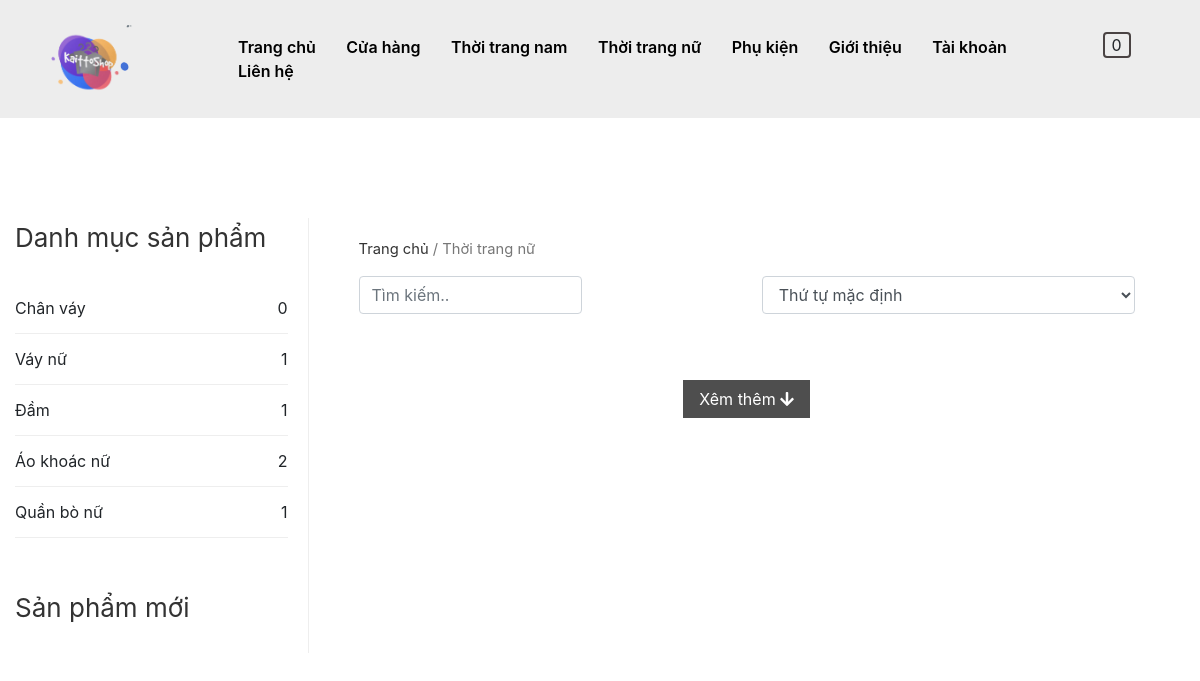
The app's page /?controller=thoi-trang-nu with its own data.
### tables this page shows
CREATE TABLE `catalog` (
  `id` int(11) NOT NULL,
  `parent_id` int(11) NOT NULL,
  `name` varchar(200) NOT NULL
);

### index.php (called while the page is built)
<?php include('controller/route.php') ?>

### models/db.php (called while the page is built, shortened)
<?php
	 class db{
		private $host ='localhost';
		private $user ='root';
		private $pass = '';
		private $database = "kaittoshop";
		public function connect(){
			$this->conn = new mysqli($this->host,$this->user,$this->pass,$this->database);
			if(!$this->conn){
				die;
			}else{
				mysqli_set_charset($this->conn,'utf8');
				return $this->conn;
			}
		}
	}
?>

### models/userModel.php (called while the page is built, shortened)
<?php
	include "db.php";
	class userModel extends db
	{
			public function show_all_catalog_by_catalogparent($thoitrang){
				$sql = "SELECT catalog.*,count(product.catalog_id) counts FROM catalog LEFT JOIN product ON product.catalog_id = catalog.id  LEFT JOIN catalog_paren ON catalog_paren.id = catalog.parent_id WHERE catalog_paren.name='$thoitrang' GROUP by product.catalog_id ";
				$data=$this->connect()->query($sql);
				return $data;
			}
	}
 ?>

### views/user/layout/danhmuc.php (the view, shortened to what this page needs)
<div class="col-md-3 main-left">
	<h2>Danh mục sản phẩm</h2>
	<ul>
		<?php
		while ($row = $catalog->fetch_assoc()) {  ?>
			<li><p onclick="changeDM(<?=$row['id']?>)" style="display: inline;cursor: pointer;"><?=$row['name']?></p>
			<span><?=$row['counts']?></span></li>
		<?php } ?>
	</ul>
	<div class="vip">
		<h2>Sản phẩm mới</h2>
	</div>
</div>

### public/css/style.css (style rules this page uses)
* { margin: 0; padding: 0; list-style-type: none; text-decoration: none; }
.col-md-3 { padding-left: 0px !important; }

### public/css/tatcahang.css (style rules this page uses)
#main .main-left { padding: 0px 20px; }
#main .main-left h2 { font-size: 1.625rem; margin-bottom: .7em; color: #333333; font-weight: 400; margin-bottom: 1em; line-height: 1.5; }
#main .main-left ul li { padding: 13px 0px; border-bottom: 1px solid #eee; }
#main .main-left ul li span { float: right; }
#main .vip { margin-top: 50px; }

### records on screen
catalog: name "Chân váy", counts "0"
catalog: name "Váy nữ", counts "1"
catalog: name "Đầm", counts "1"
catalog: name "Áo khoác nữ", counts "2"
catalog: name "Quần bò nữ", counts "1"

### other values on screen
$breadcrumb "Thời trang nữ"
